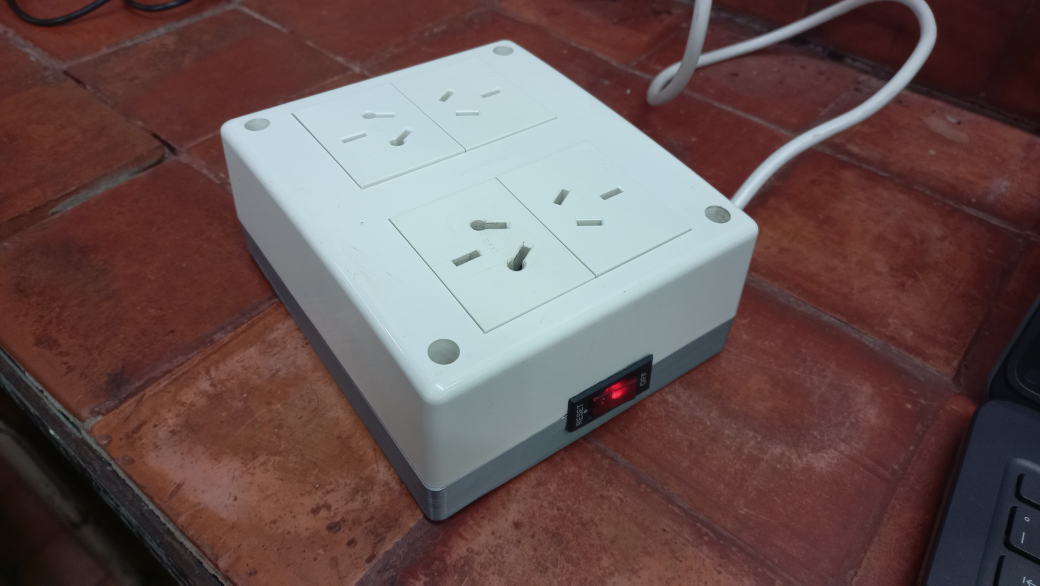
#> input picture assets/zer_3.jpg, 4160 x 2342 px, found by its file name (shown at 1/4 size)
$ python image-opencv.py
#> lines starting #> are read from the running program, lines starting #| are printed output that depends on the picture
import cv2
import os

# leer imagen
img = cv2.imread(os.path.join('.', 'assets', 'zer_3.jpg'))
#> img is the input picture: shape (2342, 4160, 3); mean B, G, R 82.6, 83.6, 104.9
# ver alto, ancho y canales de la imagen, en ese orden
print(img.shape)
#| (2342, 4160, 3)

# cambiar ancho y alto de la imagen
resized_img = cv2.resize(img, (1040, 586))
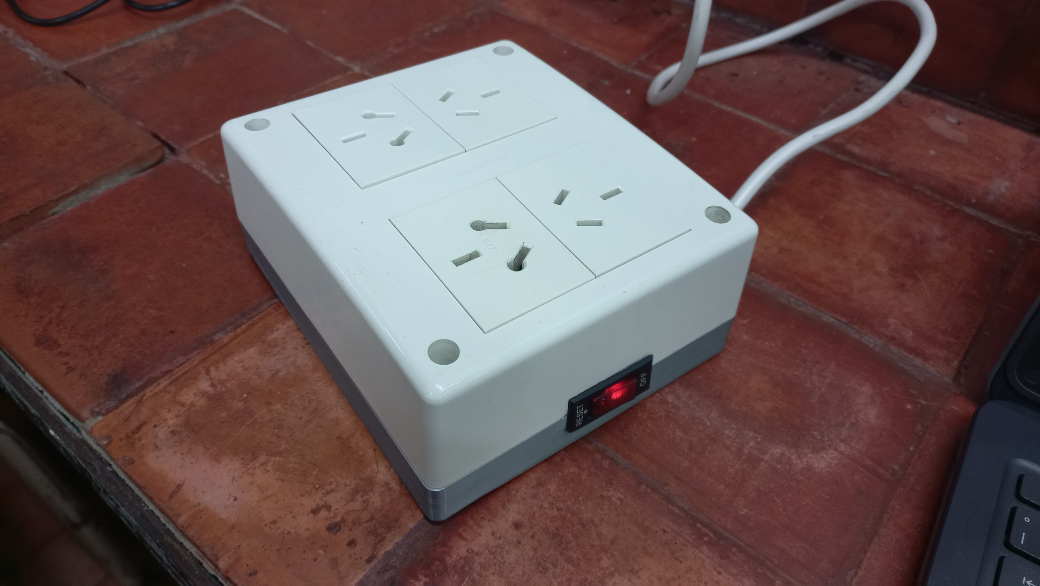
#> resized_img: shape (586, 1040, 3); mean B, G, R 82.5, 83.5, 104.8
print(resized_img.shape)
#| (586, 1040, 3)

# recortar imagen en intervalos, [alto, ancho] --> [(y:y),(x:x)] --> desde y hasta y, desde x hasta x
cropped_img = resized_img[20:550, 200:780]
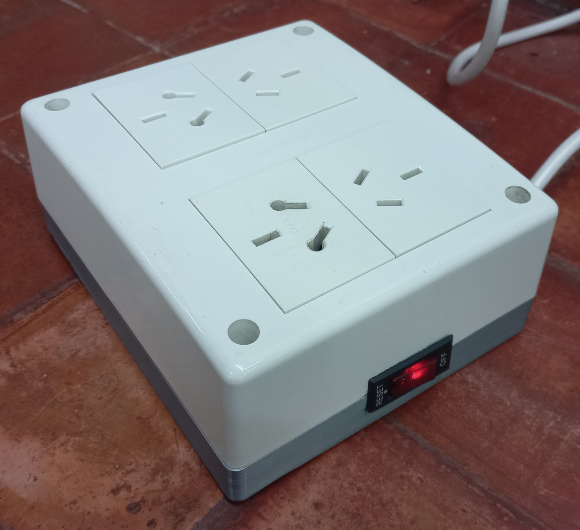
#> cropped_img: shape (530, 580, 3); mean B, G, R 120.8, 120.9, 131.3

#  ---- visualizar imagen ----
# cv2.imshow('imagen', img)
cv2.imshow('imagen modificada', resized_img)
cv2.imshow('imagen recortada', cropped_img)
# cv2 mantiene la ventana abierta indefinidamente hasta q se presione una tecla
cv2.waitKey(0)

$ run again, with assets/futbol_pibes.png saved as assets/zer_3.jpg
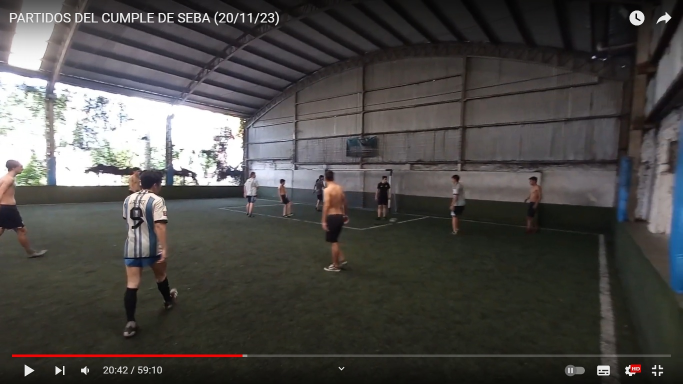
#> input picture assets/futbol_pibes.png, 1366 x 768 px, found by its file name (shown at 1/2 size)
#> img is the input picture: shape (768, 1366, 3); mean B, G, R 71.1, 73.4, 75.6
#| (768, 1366, 3)
#> `resized_img = cv2.resize(img, (1040, 586))`:
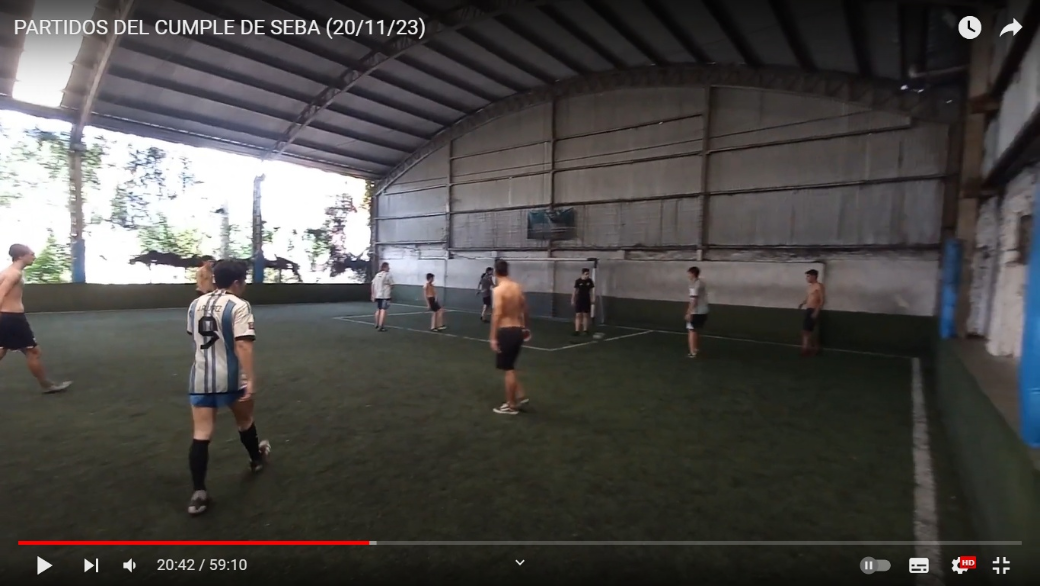
#> resized_img: shape (586, 1040, 3); mean B, G, R 71, 73.3, 75.4
#| (586, 1040, 3)
#> `cropped_img = resized_img[20:550, 200:780]`:
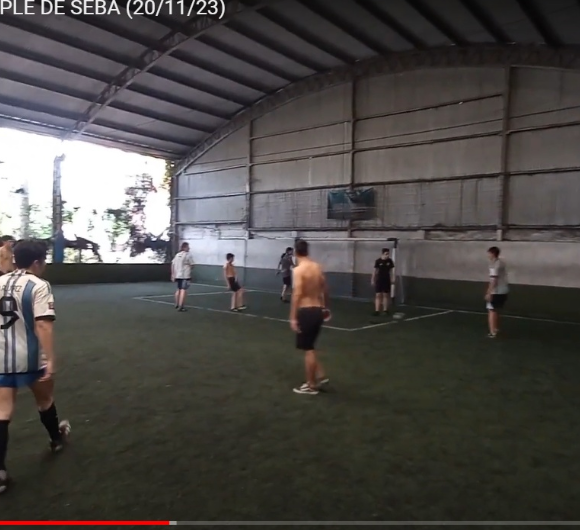
#> cropped_img: shape (530, 580, 3); mean B, G, R 70.4, 72.8, 76
